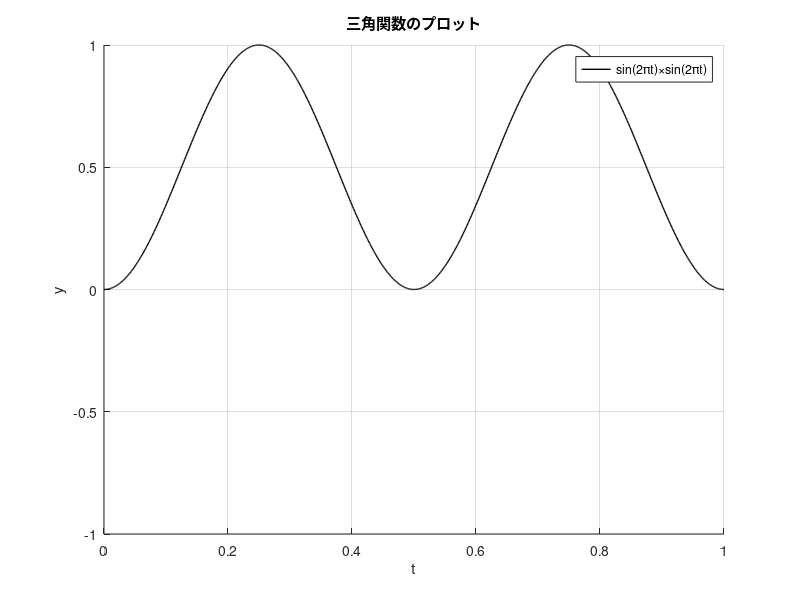

Write MATLAB code to recreate this figure.
% パラメータの設定
x = linspace(0, 1, 1000); % x軸の範囲を0から2πまで100等分した点の配列を生成

% 三角関数の計算
y1 = sin(2*pi*x); % sin関数を計算し、結果をy1に格納
y2 = sin(4*pi*x); % cos関数を計算し、結果をy2に格納
y3 = sin(2*pi*x).*sin(2*pi*x);

% プロットの作成
figure; % 新しい図を作成
hold on; % 複数のグラフを同時に表示するためにhold onを使用
%plot(x, y1, 'r-', 'LineWidth', 1); % xとy1をプロット（赤色で線幅2）
%plot(x, y2, 'b-', 'LineWidth', 1); % xとy2をプロット（青色の破線で線幅2）
plot(x, y3, 'k-', 'LineWidth', 1); % xとy2をプロット（青色の破線で線幅2）
ylim([-1 1])
hold off; % グラフの描画を終了

% グラフの装飾
title('三角関数のプロット'); % グラフのタイトル
xlabel('t'); % x軸のラベル
ylabel('y'); % y軸のラベル
legend('sin(2πt)×sin(2πt)'); % 凡例を表示（sin(x)とcos(x)）

grid on; % グリッドを表示

% グラフの表示
